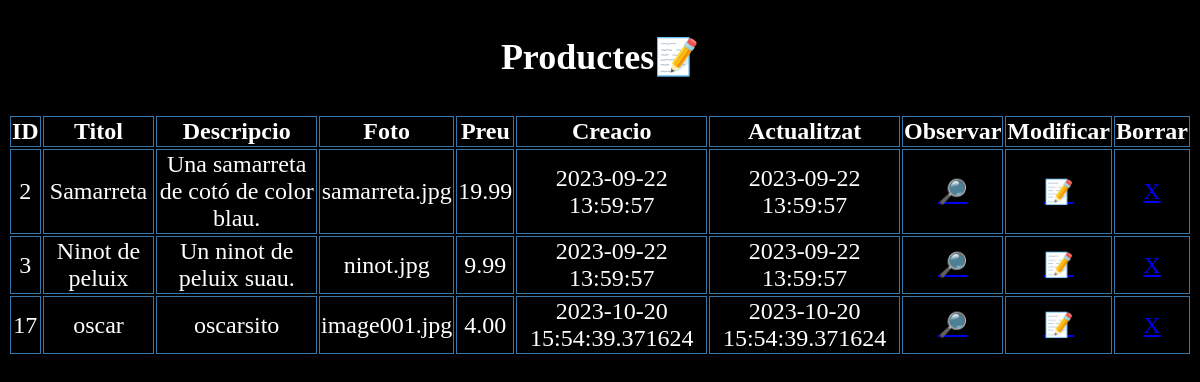
The app's page /products/list, older data.
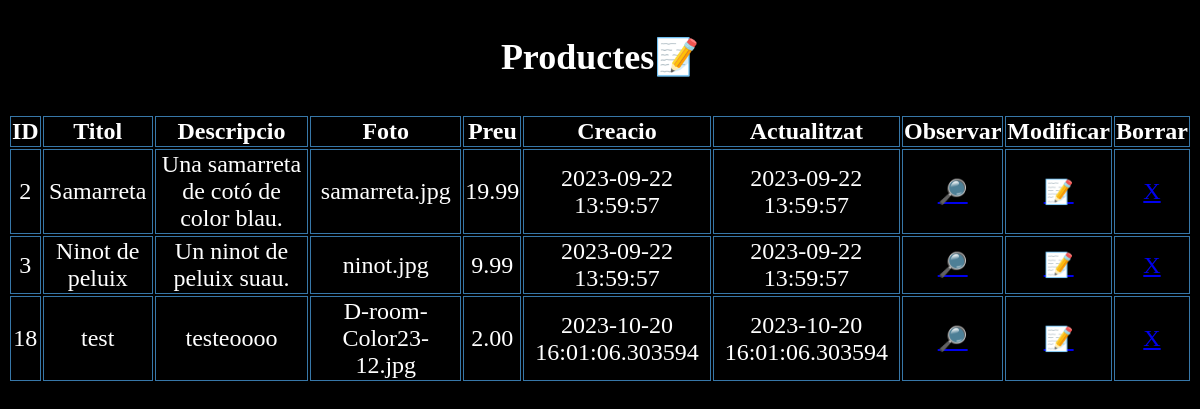
The same page, newer data.
### my_app/models.py (models this page shows)
class product(db.Model):
    __tablename__ = "products"
    id              = db.Column(db.Integer, primary_key=True, autoincrement=True)
    title           = db.Column(db.Text, nullable=False)
    description     = db.Column(db.Text, nullable=False)
    photo           = db.Column(db.Text, nullable=False)
    price           = db.Column(db.Numeric(10,2), nullable=False)
    category_id     = db.Column(db.Integer, db.ForeignKey("categories.id"), nullable=False)
    seller_id       = db.Column(db.Integer, db.ForeignKey("users.id"), nullable=False)
    created         = db.Column(db.DateTime, default=now)
    updated         = db.Column(db.DateTime, default=now)

### my_app/routes_main.py (the view)
@main_bp.route("/products/list")
def list():
    items = db.session.query(product).all()
    return render_template("products/list.html",items = items)

### my_app/templates/products/list.html (shortened to what this page needs)
<!DOCTYPE html>
    <html lang="ca">
    <head>
        <link href="/static/css/list.css" rel="stylesheet">
    </head>
    <body>
        <h3>Productes📝</h3>
        <table>
            <tr>
                <th>ID</th>
                <th>Titol</th>
                <th>Descripcio</th>
                <th>Foto</th>
                <th>Preu</th>
                <th>Creacio</th>
                <th>Actualitzat</th>
                <th>Observar</th>
                <th>Modificar</th>
                <th>Borrar</th>
            </tr>
            {% for item in items %}
                <tr>
                    <td>{{ item['id'] }}</a></td>
                    <td>{{ item['title'] }}</a></td>
                    <td>{{ item['description'] }}</a></td>
                    <td>{{ item['photo'] }}</a></td>
                    <td>{{ item['price'] }}</a></td>
                    <td>{{ item['created'] }}</a></td>
                    <td>{{ item['updated'] }}</a></td>
                    <td><a href="/products/read/{{ item['id'] }}">🔎</a></td>
                    <td><a href="/products/update/{{ item['id'] }}">📝</a></td>
                    <td><a href="/products/delete/{{ item['id'] }}">X</a></td>
                </tr>
            {% endfor %}
        </table>
    </body>
    </html>

### my_app/static/css/list.css (style rules this page uses)
body { background-color: black; }
table { width: 100%; }
h3 { color: white;text-align: center; font-size: 3vw; }
td { color: #ffdd50; }
td, th { border: 1px solid #3777a8; color: white; font-size: 2vw; text-align: center; }

Row changes from the older to the newer data that the page shows:
removed product: id "17", title "oscar", description "oscarsito", photo "image001.jpg", price "4.00", created "2023-10-20 15:54:39.371624", updated "2023-10-20 15:54:39.371624"
added product: id "18", title "test", description "testeoooo", photo "D-room-Color23-12.jpg", price "2.00", created "2023-10-20 16:01:06.303594", updated "2023-10-20 16:01:06.303594"
